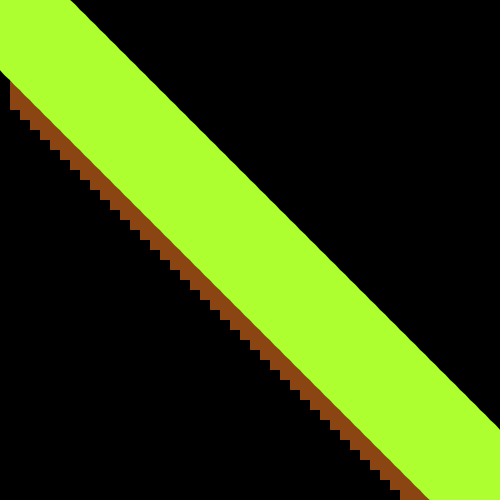
Frame 1 (no input)
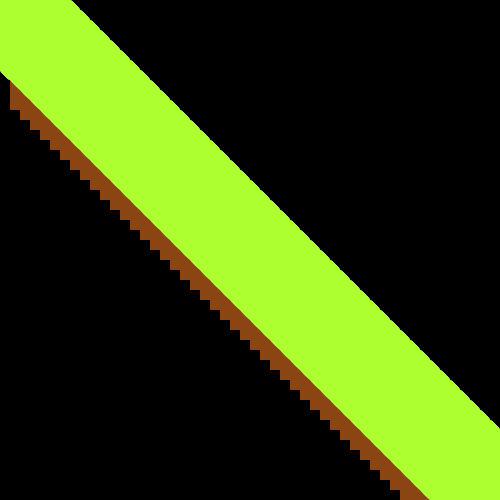
Frame 60 (the mouse pressed at the canvas centre just before this capture)
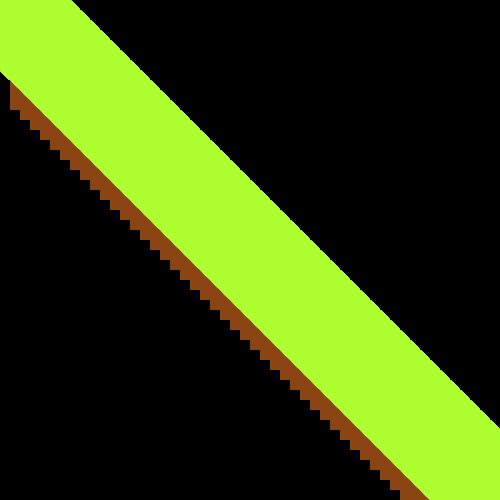
Frame 120 (the mouse held since frame 60 and released just before this capture)

The Processing sketch that drew these frames (run headless with seeded random() and noise(); from frame 60 on, the mouse is pressed at the canvas centre):

// Processing sketch: homework_aug_9
// ── homework_aug_9.pde
//ref. tree drawing from class.

float x = 100;
float theta = 0;


void setup(){
  size(500, 500);
  background(0);
  smooth();
  
}

void draw(){
  
  for (int i=0; i<1000; i++){ /// a forloop helps you execute something a lot instead of writing it so many times 
  tree(i*10+10, i*10+10);
  }
 
 
}

void tree(float x, float y){
  noStroke();
  fill(139,69,19);
  rect(x, y, 20, 100);
  fill(173,255,47);
  ellipse(x, y, 100, 100);

 
  
 
}
